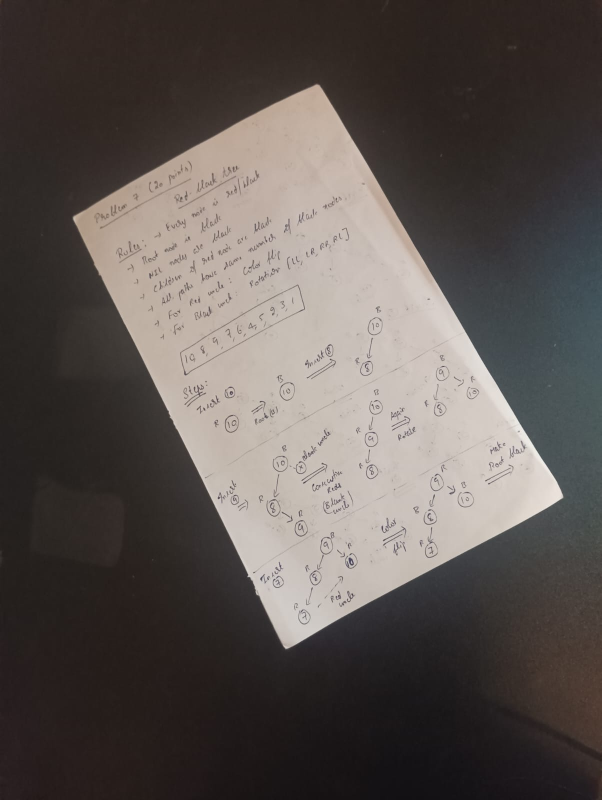
%> input picture test_image_2.jpg, 1204 x 1600 px (shown at 1/2 size)
$ octave Scanner_Computer_Vision.m   (GNU Octave 9; MATLAB toolbox functions it lacks are replaced by stand-ins)
%> lines starting %> are read from the running program, lines starting %| are printed output that depends on the picture; in (x1, y1, x2, y2) boxes, pixels count from 0 and x2, y2 are one past the last pixel; in counts of white or black regions, pixels touching at a corner belong together; the program's own positions count from 1
%******************************************************************************************************************************
%
% Final Project: Paper Homography
% Computer Vision
% Fall 2024
% Authors:  Chanakya Nalapareddy and Nosherwan Babar
% Date: 12/11/2024
%
%******************************************************************************************************************************

% Clear workspace, command window, and close all figures
clear; clc; close all;

% Step 1: Read and preprocess the image
img = imread('test_image_2.jpg'); % Replace with your file name
%> img is the input picture: size 1600x1204x3 uint8; mean R, G, B 92, 84.9, 81.3

% Display the original image
figure;
imshow(img);
title('Original Image');

% Convert to grayscale if necessary using custom myRgb2Gray
img = myRgb2Gray(img);

% Resize the image while maintaining aspect ratio
[originalHeight, originalWidth] = size(img);
newHeight = 512;
newWidth = round((newHeight / originalHeight) * originalWidth);
resizedImg = imresize(img, [newHeight, newWidth]);

% Save the resized image in JPG format
imwrite(resizedImg, 'resized_image.jpg', 'jpg');

% Step 2: Manually apply Gaussian blur instead of imgaussfilt
sigma = 2;
blurredImg = myGaussianFilter(resizedImg, sigma);
%> in myConvolve2D, `padded(padH+1:padH+h, padW+1:padW+w) = inputImg;`:
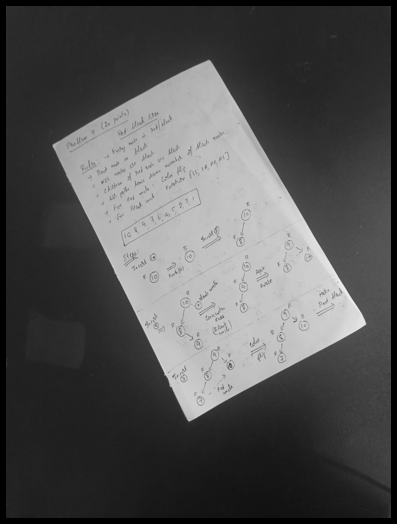
%> padded: size 524x397 double; min 0, max 240, mean 82.1
%> after the loop in myConvolve2D, `for r = 1:h`:
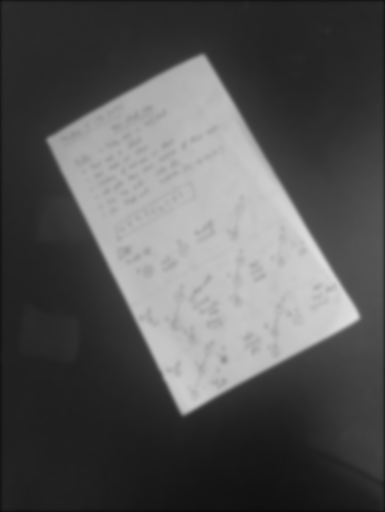
%> convOut: size 512x385 double; min 10.31, max 223.9, mean 86.3

% Step 3: Perform adaptive edge detection
% Compute mean and std to set adaptive thresholds for Canny
meanVal = mean(blurredImg(:));
%> meanVal = 86.29
stdVal = std(double(blurredImg(:)));
%> stdVal = 66.46

lowThresh = max(0, (meanVal - stdVal) / 255);
%> lowThresh = 0.0778
highThresh = min(1, (meanVal + stdVal) / 255);
%> highThresh = 0.599
% Ensure thresholds are reasonable
lowThresh = max(0.1, min(lowThresh, 0.2));
%> lowThresh = 0.1
highThresh = max(0.2, min(highThresh, 0.3));
%> highThresh = 0.3

edgeImg = edge(blurredImg, 'Canny', [lowThresh, highThresh]);
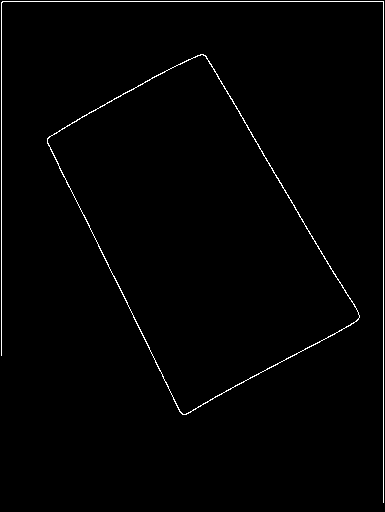
%> edgeImg: size 512x385 logical; 1.2% white in thin lines or dots

% Morphological closing to strengthen line segments
se1 = strel('line',5,0);
se2 = strel('line',5,90);
edgeImg = imclose(edgeImg, se1);
%> edgeImg: size 512x385 logical; 1.2% white in thin lines or dots
edgeImg = imclose(edgeImg, se2);
%> edgeImg: size 512x385 logical; 1.2% white in thin lines or dots

% Create a single window with 1 row and 3 columns of subplots
figure;

% Subplot 1: Grayscale Image
subplot(1, 3, 1);
imshow(resizedImg);
title('Original Grayscale Image');

% Subplot 2: Edge-Detected Image (after morph operations)
subplot(1, 3, 2);
imshow(edgeImg);
title('Edge-Detected Image');
hold off;

% Step 4: Find contours and filter by size
filledImg = myImfillHoles(edgeImg);
CC = myBwConnComp(filledImg);
stats = myRegionProps(CC);

if isempty(stats)
    warning('No connected regions found. Check your edge detection parameters.');
    return;
end

% Identify the largest rectangular region (assume it's the paper)
maxArea = 0;
boundingBox = [];
for k = 1:length(stats)
    if stats(k).Area > maxArea
        maxArea = stats(k).Area;
        boundingBox = stats(k).BoundingBox;
    end
end

if isempty(boundingBox)
    warning('No large region found. The document may not be detected.');
    return;
end

% Create a mask for the detected paper region
paperMask = zeros(size(filledImg));
paperMask(round(boundingBox(2)):round(boundingBox(2) + boundingBox(4) - 1), ...
          round(boundingBox(1)):round(boundingBox(1) + boundingBox(3) - 1)) = 1;

filteredEdges = edgeImg & paperMask;

% Step 5: Perform Hough Transform on filtered edges
[H, theta, rho] = myHoughTransform(filteredEdges);

% Display the Hough Transform without marked peaks
figure;
imshow(imadjust(rescale(H)), [], 'XData', theta, 'YData', rho, ...
       'InitialMagnification', 'fit');
xlabel('\theta (degrees)');
ylabel('\rho (pixels)');
title('Hough Transform');
axis on;
axis normal;
hold off;

% Compute threshold for peaks
threshold = 0.2 * max(H(:));
peaks = myHoughPeaks(H, 50, threshold, [15, 15]);

if isempty(peaks)
    warning('No peaks found in Hough Transform. Cannot detect lines.');
    return;
end

% Adjusted parameters for myHoughLines if needed
FillGap = 30;    % increase gap fill to link more segments
MinLength = 40;  % ensure a bit longer lines for stability

lines = myHoughLines(filteredEdges, theta, rho, peaks, FillGap, MinLength);

[height, width] = size(filteredEdges);

% Check if lines were found
if isempty(lines)
    warning('No lines found. Check thresholds, morphological steps, or try adjusting parameters.');
    return;
end

% Combined visualization of Hough Transform with points and extended lines
figure;

% Subplot 1: Display the Hough Transform with marked points
subplot(1, 2, 1);
imshow(imadjust(rescale(H)), [], 'XData', theta, 'YData', rho, ...
       'InitialMagnification', 'fit');
xlabel('\theta (degrees)');
ylabel('\rho (pixels)');
title('Hough Transform with Peaks');
axis on;
axis normal;
hold on;

plot(theta(peaks(:, 2)), rho(peaks(:, 1)), 'rs');
hold off;

% Subplot 2: Display the extended lines on the edge-detected image
subplot(1, 2, 2);
imshow(filteredEdges);
hold on;

for k = 1:length(lines)
    xy = [lines(k).point1; lines(k).point2];
    if (xy(2, 1) - xy(1, 1)) ~= 0
        slope = (xy(2, 2) - xy(1, 2)) / (xy(2, 1) - xy(1, 1));
        intercept = xy(1, 2) - slope * xy(1, 1);

        x1 = 1;
        y1 = slope * x1 + intercept;
        x2 = width;
        y2 = slope * x2 + intercept;

        plot([x1, x2], [y1, y2], 'LineWidth', 1.0, 'Color', 'red');
    else
        x = xy(1, 1);
        plot([x, x], [1, height], 'LineWidth', 1.0, 'Color', 'red');
    end
end
title('Lines on Edge Image');
hold off;

% Step 6: Calculate intersections from unique extended lines
intersections = [];
for i = 1:length(lines)
    for j = i+1:length(lines)
        % Decrease angle threshold if needed
        if abs(lines(i).theta - lines(j).theta) < 5
            continue;
        end

        A = [cosd(lines(i).theta), sind(lines(i).theta);
             cosd(lines(j).theta), sind(lines(j).theta)];
        b = [lines(i).rho; lines(j).rho];
        if rank(A) == 2
            intersection = A \ b;
            if intersection(1) >= 1 && intersection(1) <= width && ...
               intersection(2) >= 1 && intersection(2) <= height
                intersections = [intersections; intersection'];
            end
        end
    end
end

if isempty(intersections)
    warning('No intersections found. Cannot identify corners.');
    return;
end

% Step 8: Closest point selection for corners
centerX = boundingBox(1) + boundingBox(3) / 2;
centerY = boundingBox(2) + boundingBox(4) / 2;
buffer = 20;

topLeft = intersections(intersections(:, 1) < centerX - buffer & intersections(:, 2) < centerY - buffer, :);
topRight = intersections(intersections(:, 1) >= centerX + buffer & intersections(:, 2) < centerY - buffer, :);
bottomLeft = intersections(intersections(:, 1) < centerX - buffer & intersections(:, 2) >= centerY + buffer, :);
bottomRight = intersections(intersections(:, 1) >= centerX + buffer & intersections(:, 2) >= centerY + buffer, :);

corners = [boundingBox(1), boundingBox(2);
           boundingBox(1) + boundingBox(3), boundingBox(2);
           boundingBox(1), boundingBox(2) + boundingBox(4);
           boundingBox(1) + boundingBox(3), boundingBox(2) + boundingBox(4)];

consolidatedCorners = zeros(4, 2);

% If no suitable local corner is found, we pick the closest from global intersections
if ~isempty(topLeft)
    [~, idx] = min(vecnorm(topLeft - corners(1, :), 2, 2));
    consolidatedCorners(1, :) = topLeft(idx, :);
else
    [~, idx] = min(vecnorm(intersections - corners(1, :), 2, 2));
    consolidatedCorners(1, :) = intersections(idx, :);
end

if ~isempty(topRight)
    [~, idx] = min(vecnorm(topRight - corners(2, :), 2, 2));
    consolidatedCorners(2, :) = topRight(idx, :);
else
    [~, idx] = min(vecnorm(intersections - corners(2, :), 2, 2));
    consolidatedCorners(2, :) = intersections(idx, :);
end

if ~isempty(bottomLeft)
    [~, idx] = min(vecnorm(bottomLeft - corners(3, :), 2, 2));
    consolidatedCorners(3, :) = bottomLeft(idx, :);
else
    [~, idx] = min(vecnorm(intersections - corners(3, :), 2, 2));
    consolidatedCorners(3, :) = intersections(idx, :);
end

if ~isempty(bottomRight)
    [~, idx] = min(vecnorm(bottomRight - corners(4, :), 2, 2));
    consolidatedCorners(4, :) = bottomRight(idx, :);
else
    [~, idx] = min(vecnorm(intersections - corners(4, :), 2, 2));
    consolidatedCorners(4, :) = intersections(idx, :);
end

figure;
imshow(resizedImg);
hold on;
plot(consolidatedCorners(:, 1), consolidatedCorners(:, 2), 'ro', 'MarkerSize', 10, 'LineWidth', 2);
title('Corners Marked on Image');
hold off;

imwrite(resizedImg, 'final_filtered_detected_image.png');

% Step 10: Output the detected corners
disp('Detected Corners:');
disp(['Top-Left: [', num2str(consolidatedCorners(1, 1)), ', ', num2str(consolidatedCorners(1, 2)), ']']);
disp(['Top-Right: [', num2str(consolidatedCorners(2, 1)), ', ', num2str(consolidatedCorners(2, 2)), ']']);
disp(['Bottom-Right: [', num2str(consolidatedCorners(4, 1)), ', ', num2str(consolidatedCorners(4, 2)), ']']);
disp(['Bottom-Left: [', num2str(consolidatedCorners(3, 1)), ', ', num2str(consolidatedCorners(3, 2)), ']']);

orderedCorners = [consolidatedCorners(1, :);
                  consolidatedCorners(2, :);
                  consolidatedCorners(4, :);
                  consolidatedCorners(3, :)];

disp('Ordered Corners:');
disp(orderedCorners);

imgPath = 'resized_image.jpg';
if ~isfile(imgPath)
    error('File not found. Please check the file path: %s', imgPath);
end
sourceImg = imread(imgPath);

sourceCorners = orderedCorners;

sourceWidth = max(sqrt(sum((sourceCorners(2, :) - sourceCorners(1, :)).^2)), ...
                  sqrt(sum((sourceCorners(3, :) - sourceCorners(4, :)).^2)));
sourceHeight = max(sqrt(sum((sourceCorners(4, :) - sourceCorners(1, :)).^2)), ...
                   sqrt(sum((sourceCorners(3, :) - sourceCorners(2, :)).^2)));

targetWidth = ceil(sourceWidth);
targetHeight = ceil(sourceHeight);

targetCorners = [
    1, 1;
    targetWidth, 1;
    targetWidth, targetHeight;
    1, targetHeight
];

H = computeHomography(sourceCorners, targetCorners);
rectifiedImg = rectifyImageWithMapping(H, sourceImg, targetWidth, targetHeight);
% [15 lines not run here, left out]
function H = computeHomography(sourceCorners, targetCorners)
    A = [];
    for i = 1:4
        x = sourceCorners(i, 1);
        y = sourceCorners(i, 2);
        u = targetCorners(i, 1);
        v = targetCorners(i, 2);

        A = [A;
             -x, -y, -1,  0,   0,   0, x*u, y*u, u;
              0,   0,   0, -x, -y, -1, x*v, y*v, v];
    end

    [~, ~, V] = svd(A);
    H = reshape(V(:, end), [3, 3])';
    H = H / H(3, 3);
end

%% Function to Perform Rectification using Backward Mapping
function rectifiedImg = rectifyImageWithMapping(H, sourceImg, targetWidth, targetHeight)
    H_inv = inv(H);
    rectifiedImg = zeros(targetHeight, targetWidth, size(sourceImg, 3), 'uint8');

    for v = 1:targetHeight
        for u = 1:targetWidth
            sourcePoint = H_inv * [u; v; 1];
            x = sourcePoint(1) / sourcePoint(3);
            y = sourcePoint(2) / sourcePoint(3);

            if x >= 1 && x <= size(sourceImg, 2) && y >= 1 && y <= size(sourceImg, 1)
                x1 = floor(x); x2 = ceil(x);
                y1 = floor(y); y2 = ceil(y);

                wx = x - x1;
                wy = y - y1;

                x1 = max(1, min(size(sourceImg, 2), x1));
                x2 = max(1, min(size(sourceImg, 2), x2));
                y1 = max(1, min(size(sourceImg, 1), y1));
                y2 = max(1, min(size(sourceImg, 1), y2));

                for c = 1:size(sourceImg, 3)
                    pixelValue = (1 - wx)*(1 - wy)*double(sourceImg(y1, x1, c)) + ...
                                 wx*(1 - wy)*double(sourceImg(y1, x2, c)) + ...
                                 (1 - wx)*wy*double(sourceImg(y2, x1, c)) + ...
                                 wx*wy*double(sourceImg(y2, x2, c));

                    rectifiedImg(v, u, c) = uint8(pixelValue);
                end
            end
        end
    end
end

%% Custom regionprops
function stats = myRegionProps(CC)
    stats = struct('Area', {}, 'BoundingBox', {});
    for i = 1:CC.NumObjects
        pixelIdx = CC.PixelIdxList{i};
        [rows, cols] = ind2sub(CC.ImageSize, pixelIdx);
        areaVal = length(pixelIdx);
        minRow = min(rows); maxRow = max(rows);
        minCol = min(cols); maxCol = max(cols);
        width = maxCol - minCol + 1;
        height = maxRow - minRow + 1;
        boundingBox = [minCol, minRow, width, height];

        stats(i).Area = areaVal;
        stats(i).BoundingBox = boundingBox;
    end
end

%% Custom Hough transform
function [H, theta, rho] = myHoughTransform(edgeImage)
    [height, width] = size(edgeImage);
    theta = -90:1:89;
    diagLen = ceil(sqrt(height^2 + width^2));
    rho = -diagLen:diagLen;
    H = zeros(length(rho), length(theta));
    [yCoords, xCoords] = find(edgeImage);
    for p = 1:length(xCoords)
        x = xCoords(p);
        y = yCoords(p);
        for tIdx = 1:length(theta)
            t = theta(tIdx);
            r = round(x*cosd(t) + y*sind(t));
            rIdx = r + diagLen + 1;
            H(rIdx, tIdx) = H(rIdx, tIdx) + 1;
        end
    end
end

%% Custom houghpeaks
function peaks = myHoughPeaks(H, numPeaks, threshold, nHoodSize)
    peaks = [];
    Htemp = H;
    halfNHood = floor((nHoodSize - 1)/2);
    for i = 1:numPeaks
        [val, idx] = max(Htemp(:));
        if val < threshold
            break;
        end
        [r, c] = ind2sub(size(H), idx);
        peaks = [peaks; r, c];

        rmin = max(r - halfNHood(1), 1);
        rmax = min(r + halfNHood(1), size(H,1));
        cmin = max(c - halfNHood(2), 1);
        cmax = min(c + halfNHood(2), size(H,2));

        Htemp(rmin:rmax, cmin:cmax) = 0;
    end
end

%% Custom Gaussian Filter Implementation (Manual conv2)
function output = myGaussianFilter(img, sigma)
    kernelSize = 2*ceil(3*sigma)+1;
    halfSize = floor(kernelSize/2);
    [x, y] = meshgrid(-halfSize:halfSize, -halfSize:halfSize);
    gaussKernel = exp(-(x.^2 + y.^2)/(2*sigma^2));
    gaussKernel = gaussKernel / sum(gaussKernel(:));

    % Manual convolution instead of conv2
    convResult = myConvolve2D(double(img), gaussKernel);
    output = uint8(convResult);
end

%% Manual 2D Convolution Implementation
function convOut = myConvolve2D(inputImg, kernel)
    [h, w] = size(inputImg);
    [kh, kw] = size(kernel);
    padH = floor(kh/2);
    padW = floor(kw/2);

    padded = zeros(h+2*padH, w+2*padW);
    padded(padH+1:padH+h, padW+1:padW+w) = inputImg;

    convOut = zeros(h, w);
    for r = 1:h
        for c = 1:w
            region = padded(r:r+kh-1, c:c+kw-1);
            convOut(r,c) = sum(region(:).*kernel(:));
        end
    end
end

%% Custom imfill for holes
function filledImg = myImfillHoles(BW)
    invBW = ~BW;
%> invBW: size 512x385 logical; 98.8% white; black in thin lines or dots
    filledImg = BW;
    [h, w] = size(BW);
    visited = false(h,w);
    queue = [];
    for x = 1:w
        if invBW(1,x) && ~visited(1,x)
            queue = [queue; 1, x];
            visited(1,x) = true;
        end
        if invBW(h,x) && ~visited(h,x)
            queue = [queue; h, x];
            visited(h,x) = true;
        end
    end
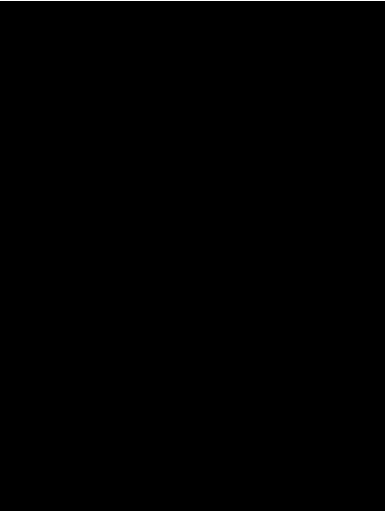
%> visited: size 512x385 logical; 0.39% white in thin lines or dots
%> after the loop, queue = 770 rows, first 12: [1 1; 512 1; 1 2; 512 2; 1 3; 512 3; 1 4; 512 4; 1 5; 512 5; 1 6; 512 6]
    for y = 1:h
        if invBW(y,1) && ~visited(y,1)
            queue = [queue; y, 1];
            visited(y,1) = true;
        end
        if invBW(y,w) && ~visited(y,w)
            queue = [queue; y, w];
            visited(y,w) = true;
        end
    end
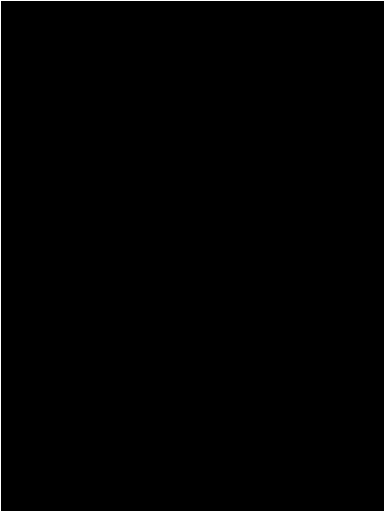
%> visited: size 512x385 logical; 0.91% white in thin lines or dots
%> after the loop, queue = 1790 rows, first 12: [1 1; 512 1; 1 2; 512 2; 1 3; 512 3; 1 4; 512 4; 1 5; 512 5; 1 6; 512 6]

    directions = [0 1;1 0;0 -1;-1 0];
    while ~isempty(queue)
        pt = queue(1,:);
        queue(1,:) = [];
        for d = 1:4
            ny = pt(1)+directions(d,1);
            nx = pt(2)+directions(d,2);
            if ny>=1 && ny<=h && nx>=1 && nx<=w
                if invBW(ny,nx) && ~visited(ny,nx)
                    visited(ny,nx) = true;
                    queue = [queue; ny, nx];
                end
            end
        end
    end
%> this loop made 135955 passes
%> pt on passes 1 to 3: [1 1], [512 1], [1 2]
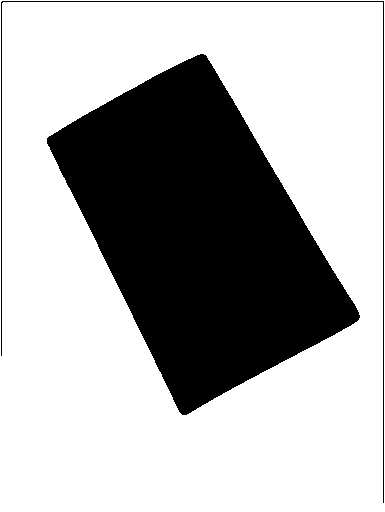
%> visited: size 512x385 logical; 69% white; 2 black regions, box (x1, y1, x2, y2) and area: (47, 54, 360, 415) 59927, (1, 1, 384, 503) 1238

    holes = invBW & ~visited;
%> holes: size 512x385 logical; 29.8% white; 1 white region, box (x1, y1, x2, y2) and area: (49, 56, 358, 413) 58732
    filledImg(holes) = true;
%> filledImg: size 512x385 logical; 31% white; 2 white regions
end

%% Custom bwconncomp
function CC = myBwConnComp(BW)
    [h, w] = size(BW);
    labels = zeros(h,w,'uint32');
    labelCount = 0;
    directions = [0 1;1 0;0 -1;-1 0];
    PixelIdxList = {};
    for r = 1:h
        for c = 1:w
            if BW(r,c) && labels(r,c)==0
                labelCount = labelCount + 1;
                compPixels = [];
                queue = [r, c];
                labels(r,c) = labelCount;

                while ~isempty(queue)
                    pt = queue(1,:);
                    queue(1,:) = [];
                    compPixels = [compPixels; sub2ind([h w], pt(1), pt(2))];

                    for d = 1:4
                        ny = pt(1)+directions(d,1);
                        nx = pt(2)+directions(d,2);
                        if ny>=1 && ny<=h && nx>=1 && nx<=w
                            if BW(ny,nx) && labels(ny,nx)==0
                                labels(ny,nx) = labelCount;
                                queue = [queue; ny, nx];
                            end
                        end
                    end
                end
                PixelIdxList{labelCount} = compPixels; %#ok<AGROW>
            end
        end
    end
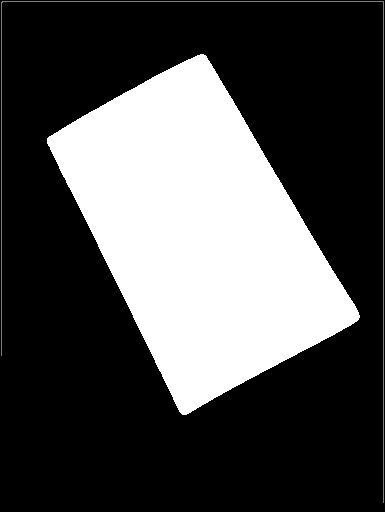
%> labels: size 512x385 uint32; min 0, max 2, mean 0.614; drawn with min black and max white
%> after the loop, PixelIdxList = 2 items; labelCount = 2; nx = 357; ny = 321; pt = [322 357]

    CC.NumObjects = labelCount;
%> CC.NumObjects = 2
%> (the rest of the program and of its run is left out)
